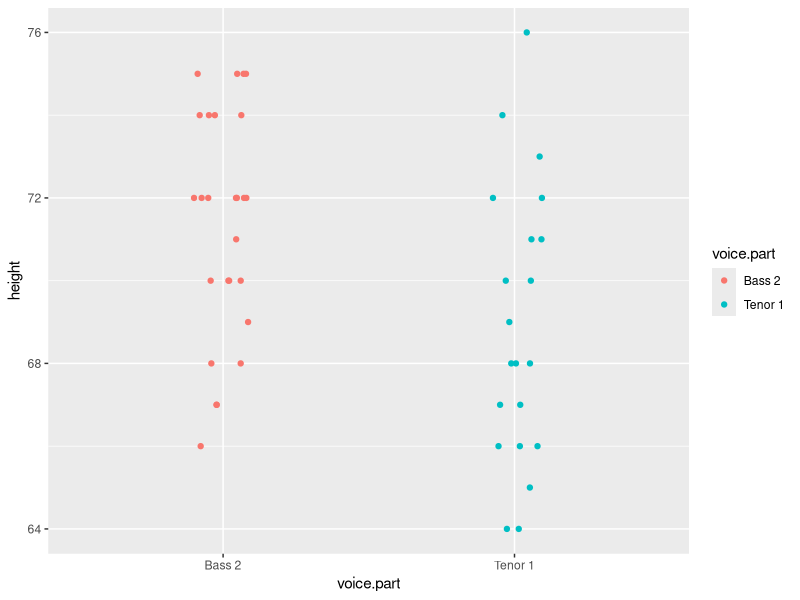
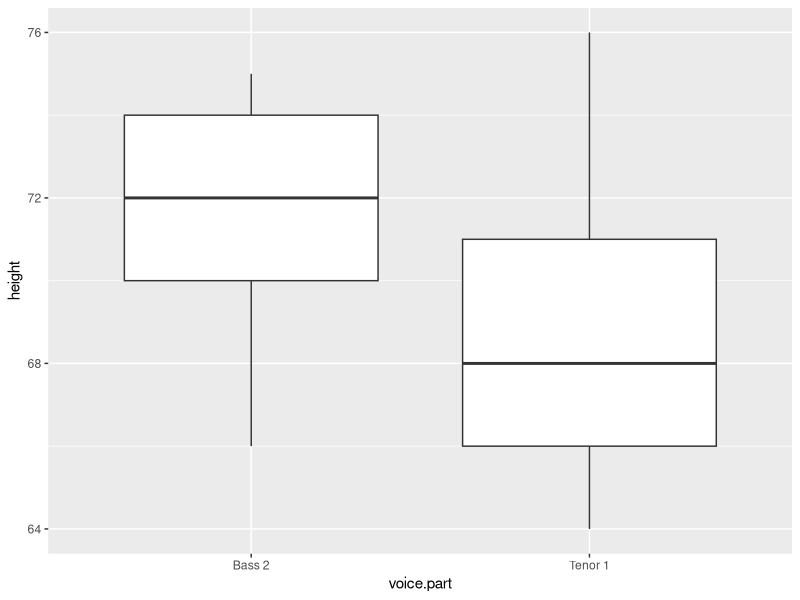
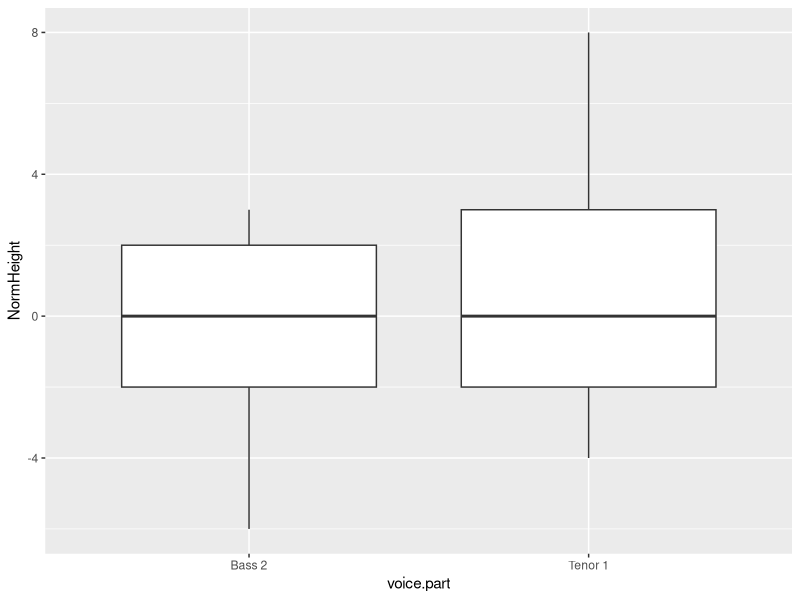

The R script that drew these images, in order: (Note: this script raises an error after producing the figures.)
## ---- chunk 1
library(dplyr)
library(tidyr)
library(ggplot2)
df <- lattice::singer
df2 <- filter(df, voice.part == "Bass 2" | voice.part=="Tenor 1")
## ---- chunk 2
ggplot(df2) + aes(y=height, x=voice.part, col=voice.part) + 
             geom_jitter(position = position_jitter(width = .1, height=0))
## ---- chunk 3
df2 %>% group_by(voice.part) %>% summarize(median = median(height), count = n() )
## ---- chunk 4
ggplot(df2) + aes(x=voice.part, y=height) + geom_boxplot()
## ---- chunk 5
df2.med <- df2 %>% group_by(voice.part) %>%
           mutate_each( funs(. - median(.)), NormHeight= height)  
ggplot(df2.med) + aes(x=voice.part, y=NormHeight) + geom_boxplot()
## ---- chunk 6
df.qq <- df2 %>% group_by(voice.part) %>%
        arrange(voice.part, height)   %>%
        mutate_each( funs( (1:length(.) - 0.5) / n()), f.val=length(height))

## ---- chunk 7
ggplot(df.qq) + aes(x=f.val, y = height) + geom_line(col="grey") + geom_point()  + facet_grid( voice.part ~ .) 
## ---- chunk 8
# Generate and index
i  <- 1:21
# Compute the f-values
fi <- (i - 0.5) / 21
# view rounded values
round(fi,2)
## ---- chunk 9
df.bass <- df.qq %>%  filter( voice.part == "Bass 2")
## ---- chunk 10
b.hgt.interp <- approx(df.bass$f.val, df.bass$height, fi)
## ---- chunk 11
s.qq <- data.frame( Bass  = b.hgt.interp$y,
                    Tenor = sort( df[ df$voice.part == "Tenor 1", 1 ] ) )

ggplot(s.qq) + aes( x= Tenor, y = Bass) + geom_point() + geom_abline( c(0,1))
## ---- chunk 12
# Get the range of both datasets
xylim <- range( c(s.qq$Bass, s.qq$Tenor) )

# Add a 5% buffer to the xy limits
# (This avoids having the points plotted on the edge of the plot)
xylim <- xylim + c(-0.05 * diff(xylim), + 0.05 * diff(xylim))

ggplot(s.qq) + aes( x= Tenor, y = Bass) + geom_point() + geom_abline( c(0,1)) +
               coord_fixed(ratio = 1, xlim=xylim, ylim = xylim)
## ---- chunk 13
OP <- par(mar=c(4,4,0,0))
Tenor <- df[ df$voice.part == "Tenor 1", 1 ]
Bass  <- df[ df$voice.part == "Bass 2", 1 ]
qqplot(x=Tenor, y=Bass, asp=1)
abline( c(0,1))
par(OP)
## ---- chunk 14
qq.out <- qqplot(x=Tenor, y=Bass, plot.it=FALSE)
qq.out <- as.data.frame(qq.out)

xylim <- range( c(qq.out$x, qq.out$y) )
xylim <- xylim + c(-0.05 * diff(xylim), + 0.05 * diff(xylim))
ggplot(qq.out) + aes( x= x, y = y) + geom_point() + geom_abline( c(0,1)) +
  coord_fixed(ratio = 1, xlim=xylim, ylim = xylim) +
  xlab("Tenor") + ylab("Bass")
## ---- chunk 15
library(lattice)

df2$voice.part <- ordered(df2$voice.part, levels= c("Tenor 1", "Bass 2"))

qq(df2$voice.part ~ df2$height, aspect=1)

## ---- chunk 16
md.y <- (qq.out$y - qq.out$x) 
md.x <- (qq.out$y + qq.out$x) * 0.5
df.md <- data.frame(md.x, md.y)

ggplot(df.md) + aes(x = md.x, y = md.y) + geom_point() + geom_abline( slope=0 ) +
                xlab("Mean height (in)") + ylab("Difference in height (in)")
## ---- chunk 17
# Save the qq output
df2$voice.part <- ordered(df2$voice.part, levels= c("Tenor 1", "Bass 2"))
df2.qq <- qq(df2$voice.part ~ df2$height, aspect=1)

# Plot the m-d
tmd(df2.qq,
    aspect=1,
    ylab = "Difference (inches)",
    xlab = "Mean (inches)")
## ---- chunk 18
# Find smallest batch
f.rng <- min(tapply(singer$height, singer$voice.part, length))

# Define quantile function
fun1 <- function(x,f.rng) {approx(1:length(x), sort(x), n = f.rng )$y}

# Compute quantiles for all factors
t1 <- aggregate(singer$height ~ singer$voice.part, FUN=fun1, f.rng=f.rng )

# Flip table and name columns
t2 <- as.data.frame(t(t1[,-1]))
names(t2) <- t1[,1]

# Label columns of qmat using names of voice parts.
splom(~t2,  axis.text.cex=0.6, pch = 20,
      varname.cex=0.8,
      pscales=3,
      xlab="Heights (inches)",
      prepanel.limits = function(x) (range(t2)), # force all axes the same
      panel = function(x,y,...){
        panel.grid()
        panel.splom(x,y,...)
        panel.abline(0,1,col="grey")
      })
